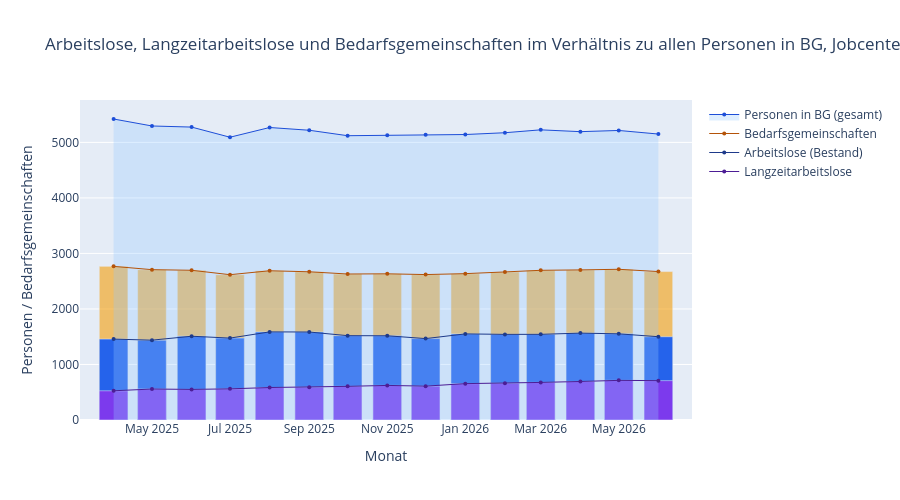

Notebook source saved alongside this figure:
### Markdown cell above
## 1. Übersicht: Kennzahlen im Vergleich

**SGB II** (Zweites Buch Sozialgesetzbuch) regelt die *Grundsicherung für Arbeitsuchende*
(umgangssprachlich „Bürgergeld", vormals „Hartz IV") und wird von den **Jobcentern** verwaltet
— daher der Fokus dieser Analyse auf den „Rechtskreis SGB II". Abzugrenzen ist das vom
**SGB III** (Arbeitslosenversicherung), für das die Agentur für Arbeit zuständig ist und das
Menschen mit Anspruch auf Arbeitslosengeld I betrifft. Die Berichte weisen beide Rechtskreise
getrennt aus; alle Kennzahlen in dieser Analyse beziehen sich — sofern nicht anders angegeben
— ausschließlich auf SGB II.

Die vier wichtigsten Kernkennzahlen in einem Diagramm: **Bedarfsgemeinschaften**-,
**Arbeitslosen**- und **Langzeitarbeitslosen**-Balken überlappend vor der Fläche aller
**Personen in Bedarfsgemeinschaften** im Hintergrund — die Fläche ist immer die größte Menge,
die Balken werden von außen nach innen kleiner (BG → Arbeitslose → Langzeitarbeitslose).
Maus über einen Monat bewegen zeigt alle vier Werte gleichzeitig als Tooltip an (Plotly).

### Code cell
fig = go.Figure()

fig.add_trace(go.Scatter(
    x=pers.index, y=pers.values, name="Personen in BG (gesamt)",
    mode="lines+markers", fill="tozeroy",
    line=dict(color="#1d4ed8", width=1), fillcolor="rgba(147,197,253,0.3)", marker=dict(size=4),
))

fig.add_trace(go.Bar(x=bg.index, y=bg.values, marker_color="rgba(245,158,11,0.6)", hoverinfo="skip", showlegend=False))
fig.add_trace(go.Scatter(
    x=bg.index, y=bg.values, name="Bedarfsgemeinschaften",
    mode="lines+markers", line=dict(color="#b45309", width=1), marker=dict(size=4),
))

fig.add_trace(go.Bar(x=bestand.index, y=bestand.values, marker_color="#2563eb", hoverinfo="skip", showlegend=False))
fig.add_trace(go.Scatter(
    x=bestand.index, y=bestand.values, name="Arbeitslose (Bestand)",
    mode="lines+markers", line=dict(color="#1e3a8a", width=1), marker=dict(size=4),
))

fig.add_trace(go.Bar(x=lza.index, y=lza.values, marker_color="#7c3aed", hoverinfo="skip", showlegend=False))
fig.add_trace(go.Scatter(
    x=lza.index, y=lza.values, name="Langzeitarbeitslose",
    mode="lines+markers", line=dict(color="#4c1d95", width=1), marker=dict(size=4),
))

fig.update_layout(
    title="Arbeitslose, Langzeitarbeitslose und Bedarfsgemeinschaften im Verhältnis zu allen Personen in BG, Jobcenter Regensburg",
    yaxis_title="Personen / Bedarfsgemeinschaften",
    xaxis_title="Monat",
    barmode="overlay",
    hovermode="x unified",
    height=500,
)
fig

### Figure 1 — Plotly figure (JSON) as saved in the notebook; plotly's stock layout.template omitted (floating-point values rounded to 4 significant figures)
{"data": [{"fill": "tozeroy", "fillcolor": "rgba(147,197,253,0.3)", "line": {"color": "#1d4ed8", "width": 1}, "marker": {"size": 4}, "mode": "lines+markers", "name": "Personen in BG (gesamt)", "type": "scatter", "x": ["2025-04-01T00:00:00.000000", "2025-05-01T00:00:00.000000", "2025-06-01T00:00:00.000000", "2025-07-01T00:00:00.000000", "2025-08-01T00:00:00.000000", "2025-09-01T00:00:00.000000", "2025-10-01T00:00:00.000000", "2025-11-01T00:00:00.000000", "2025-12-01T00:00:00.000000", "2026-01-01T00:00:00.000000", "2026-02-01T00:00:00.000000", "2026-03-01T00:00:00.000000", "2026-04-01T00:00:00.000000", "2026-05-01T00:00:00.000000", "2026-06-01T00:00:00.000000"], "y": [5421.0, 5296.0, 5276.0, 5093.0, 5268.0, 5218.0, 5120.0, 5127.0, 5137.0, 5142.0, 5174.0, 5226.0, 5193.0, 5215.0, 5150.0]}, {"hoverinfo": "skip", "marker": {"color": "rgba(245,158,11,0.6)"}, "showlegend": false, "type": "bar", "x": ["2025-04-01T00:00:00.000000", "2025-05-01T00:00:00.000000", "2025-06-01T00:00:00.000000", "2025-07-01T00:00:00.000000", "2025-08-01T00:00:00.000000", "2025-09-01T00:00:00.000000", "2025-10-01T00:00:00.000000", "2025-11-01T00:00:00.000000", "2025-12-01T00:00:00.000000", "2026-01-01T00:00:00.000000", "2026-02-01T00:00:00.000000", "2026-03-01T00:00:00.000000", "2026-04-01T00:00:00.000000", "2026-05-01T00:00:00.000000", "2026-06-01T00:00:00.000000"], "y": [2767.0, 2708.0, 2697.0, 2617.0, 2688.0, 2669.0, 2629.0, 2633.0, 2619.0, 2636.0, 2667.0, 2696.0, 2703.0, 2714.0, 2673.0]}, {"line": {"color": "#b45309", "width": 1}, "marker": {"size": 4}, "mode": "lines+markers", "name": "Bedarfsgemeinschaften", "type": "scatter", "x": ["2025-04-01T00:00:00.000000", "2025-05-01T00:00:00.000000", "2025-06-01T00:00:00.000000", "2025-07-01T00:00:00.000000", "2025-08-01T00:00:00.000000", "2025-09-01T00:00:00.000000", "2025-10-01T00:00:00.000000", "2025-11-01T00:00:00.000000", "2025-12-01T00:00:00.000000", "2026-01-01T00:00:00.000000", "2026-02-01T00:00:00.000000", "2026-03-01T00:00:00.000000", "2026-04-01T00:00:00.000000", "2026-05-01T00:00:00.000000", "2026-06-01T00:00:00.000000"], "y": [2767.0, 2708.0, 2697.0, 2617.0, 2688.0, 2669.0, 2629.0, 2633.0, 2619.0, 2636.0, 2667.0, 2696.0, 2703.0, 2714.0, 2673.0]}, {"hoverinfo": "skip", "marker": {"color": "#2563eb"}, "showlegend": false, "type": "bar", "x": ["2025-04-01T00:00:00.000000", "2025-05-01T00:00:00.000000", "2025-06-01T00:00:00.000000", "2025-07-01T00:00:00.000000", "2025-08-01T00:00:00.000000", "2025-09-01T00:00:00.000000", "2025-10-01T00:00:00.000000", "2025-11-01T00:00:00.000000", "2025-12-01T00:00:00.000000", "2026-01-01T00:00:00.000000", "2026-02-01T00:00:00.000000", "2026-03-01T00:00:00.000000", "2026-04-01T00:00:00.000000", "2026-05-01T00:00:00.000000", "2026-06-01T00:00:00.000000"], "y": [1457.0, 1438.0, 1509.0, 1475.0, 1587.0, 1585.0, 1519.0, 1517.0, 1466.0, 1551.0, 1542.0, 1543.0, 1565.0, 1552.0, 1500.0]}, {"line": {"color": "#1e3a8a", "width": 1}, "marker": {"size": 4}, "mode": "lines+markers", "name": "Arbeitslose (Bestand)", "type": "scatter", "x": ["2025-04-01T00:00:00.000000", "2025-05-01T00:00:00.000000", "2025-06-01T00:00:00.000000", "2025-07-01T00:00:00.000000", "2025-08-01T00:00:00.000000", "2025-09-01T00:00:00.000000", "2025-10-01T00:00:00.000000", "2025-11-01T00:00:00.000000", "2025-12-01T00:00:00.000000", "2026-01-01T00:00:00.000000", "2026-02-01T00:00:00.000000", "2026-03-01T00:00:00.000000", "2026-04-01T00:00:00.000000", "2026-05-01T00:00:00.000000", "2026-06-01T00:00:00.000000"], "y": [1457.0, 1438.0, 1509.0, 1475.0, 1587.0, 1585.0, 1519.0, 1517.0, 1466.0, 1551.0, 1542.0, 1543.0, 1565.0, 1552.0, 1500.0]}, {"hoverinfo": "skip", "marker": {"color": "#7c3aed"}, "showlegend": false, "type": "bar", "x": ["2025-04-01T00:00:00.000000", "2025-05-01T00:00:00.000000", "2025-06-01T00:00:00.000000", "2025-07-01T00:00:00.000000", "2025-08-01T00:00:00.000000", "2025-09-01T00:00:00.000000", "2025-10-01T00:00:00.000000", "2025-11-01T00:00:00.000000", "2025-12-01T00:00:00.000000", "2026-01-01T00:00:00.000000", "2026-02-01T00:00:00.000000", "2026-03-01T00:00:00.000000", "2026-04-01T00:00:00.000000", "2026-05-01T00:00:00.000000", "2026-06-01T00:00:00.000000"], "y": [526.0, 558.0, 551.0, 561.0, 585.0, 592.0, 606.0, 623.0, 610.0, 655.0, 662.0, 677.0, 694.0, 714.0, 709.0]}, {"line": {"color": "#4c1d95", "width": 1}, "marker": {"size": 4}, "mode": "lines+markers", "name": "Langzeitarbeitslose", "type": "scatter", "x": ["2025-04-01T00:00:00.000000", "2025-05-01T00:00:00.000000", "2025-06-01T00:00:00.000000", "2025-07-01T00:00:00.000000", "2025-08-01T00:00:00.000000", "2025-09-01T00:00:00.000000", "2025-10-01T00:00:00.000000", "2025-11-01T00:00:00.000000", "2025-12-01T00:00:00.000000", "2026-01-01T00:00:00.000000", "2026-02-01T00:00:00.000000", "2026-03-01T00:00:00.000000", "2026-04-01T00:00:00.000000", "2026-05-01T00:00:00.000000", "2026-06-01T00:00:00.000000"], "y": [526.0, 558.0, 551.0, 561.0, 585.0, 592.0, 606.0, 623.0, 610.0, 655.0, 662.0, 677.0, 694.0, 714.0, 709.0]}], "layout": {"barmode": "overlay", "height": 500, "hovermode": "x unified", "title": {"text": "Arbeitslose, Langzeitarbeitslose und Bedarfsgemeinschaften im Verhältnis zu allen Personen in BG, Jobcenter Regensburg"}, "xaxis": {"title": {"text": "Monat"}}, "yaxis": {"title": {"text": "Personen / Bedarfsgemeinschaften"}}}}
